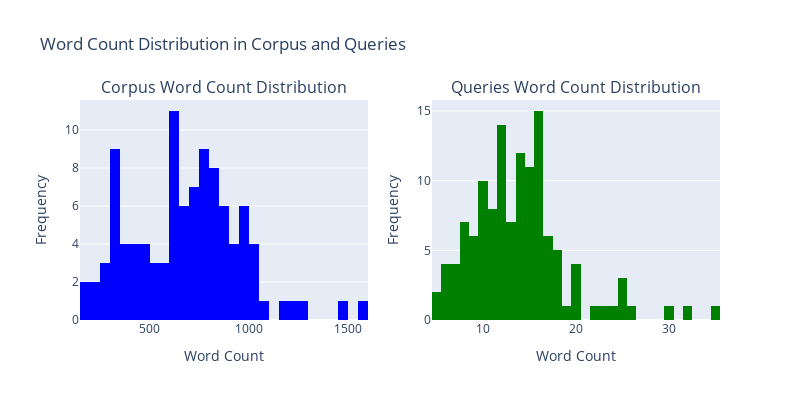
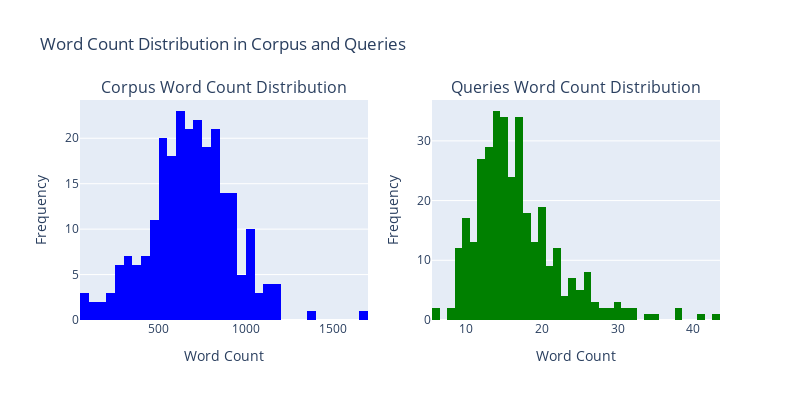
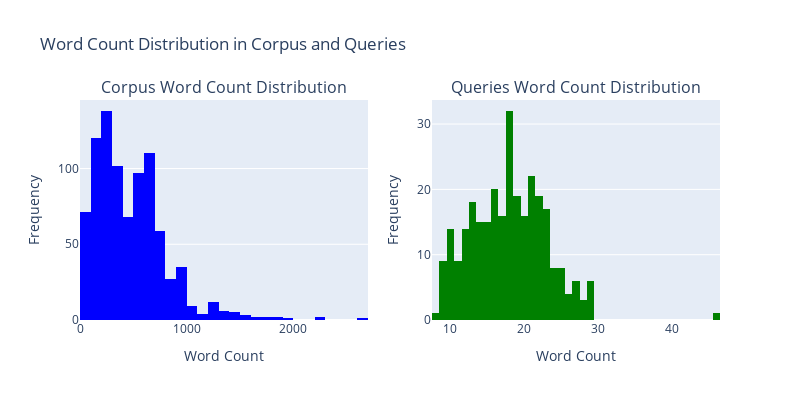
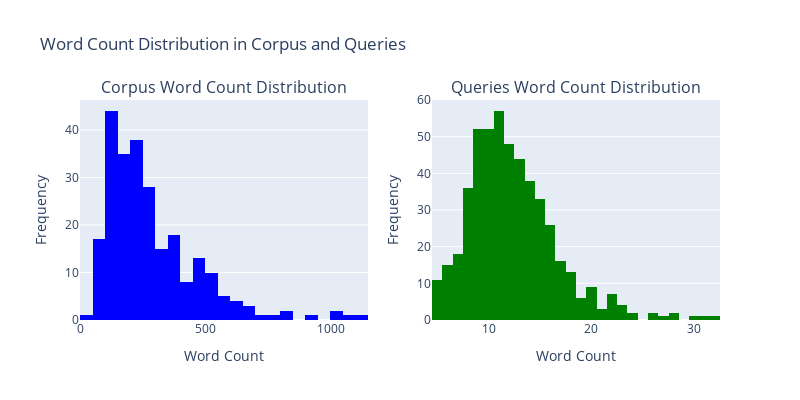

Source (notebook cell) for these figures, in order:
### Markdown cell above
## Word count in the datasets

### Code cell
for DATASET_NAME in dataset_manager.list_datasets():
    print("========= DATASET:", DATASET_NAME, " =========\n")
    corpus, queries, qrels = dataset_manager.load_dataset(DATASET_NAME)
    print(f"Starting number of documents: {len(corpus)} and number of queries: {len(queries)}")

    corpus, queries = reduce_dataset_size(corpus, queries, qrels)
    print(f"After reducing: number of documents: {len(corpus)} and number of queries: {len(queries)}\n")

    corpus_df = pd.DataFrame(list(corpus.items()), columns=["id", "text"])
    corpus_df["text"] = corpus_df["text"].apply(lambda x: x[0] if isinstance(x, list) and len(x) > 0 else "")
    queries_df = pd.DataFrame(list(queries.items()), columns=["id", "text"])
    plot_count_words(corpus_df, queries_df)

### Figure 1 — Plotly figure (JSON) as saved in the notebook; plotly's stock layout.template omitted (floating-point values rounded to 4 significant figures)
{"data": [{"marker": {"color": "blue"}, "name": "Corpus Word Count", "nbinsx": 50, "type": "histogram", "x": [1235, 621, 968, 771, 902, 520, 898, 632, 888, 765, 663, 262, 342, 1476, 763, 485, 1157, 854, 907, 809, 188, 732, 697, 1586, 1017, 436, 838, 1027, 805, 897, 593, 823, 690, 707, 859, 465, 641, 979, 324, 427, 729, 952, 772, 997, 709, 708, 754, 609, 369, 1290, 999, 758, 915, 483, 232, 895, 774, 609, 520, 1020, 314, 649, 489, 527, 297, 629, 993, 380, 243, 566, 786, 349, 699, 306, 836, 151, 347, 673, 646, 301, 771, 362, 631, 407, 619, 308, 695, 262, 373, 1064, 811, 645, 308, 412, 749, 730, 836, 1018, 556, 939, 804], "xaxis": "x", "yaxis": "y"}, {"marker": {"color": "green"}, "name": "Queries Word Count", "nbinsx": 50, "type": "histogram", "x": [10, 8, 12, 10, 12, 8, 14, 14, 10, 15, 9, 17, 11, 10, 11, 13, 16, 9, 12, 12, 15, 25, 25, 16, 9, 18, 11, 8, 18, 11, 13, 13, 13, 16, 6, 8, 15, 16, 10, 12, 11, 19, 30, 23, 5, 12, 8, 24, 12, 14, 14, 11, 14, 9, 6, 8, 13, 16, 16, 10, 11, 22, 9, 17, 16, 9, 18, 13, 7, 15, 26, 11, 15, 14, 10, 12, 32, 15, 7, 7, 14, 16, 15, 15, 20, 16, 14, 25, 16, 16, 15, 17, 15, 10, 17, 12, 12, 14, 15, 12, 14, 5, 20, 20, 10, 16, 16, 14, 12, 13, 20, 10, 12, 12, 6, 18, 18, 8, 7, 16, 17, 14, 17, 35, 16, 6], "xaxis": "x2", "yaxis": "y2"}], "layout": {"annotations": [{"font": {"size": 16}, "showarrow": false, "text": "Corpus Word Count Distribution", "x": 0.225, "xanchor": "center", "xref": "paper", "y": 1, "yanchor": "bottom", "yref": "paper"}, {"font": {"size": 16}, "showarrow": false, "text": "Queries Word Count Distribution", "x": 0.775, "xanchor": "center", "xref": "paper", "y": 1, "yanchor": "bottom", "yref": "paper"}], "height": 400, "showlegend": false, "title": {"text": "Word Count Distribution in Corpus and Queries"}, "width": 800, "xaxis": {"anchor": "y", "domain": [0, 0.45], "title": {"text": "Word Count"}}, "xaxis2": {"anchor": "y2", "domain": [0.55, 1], "title": {"text": "Word Count"}}, "yaxis": {"anchor": "x", "domain": [0, 1], "title": {"text": "Frequency"}}, "yaxis2": {"anchor": "x2", "domain": [0, 1], "title": {"text": "Frequency"}}}}

### Figure 2 — Plotly figure (JSON) as saved in the notebook; plotly's stock layout.template omitted (floating-point values rounded to 4 significant figures; data arrays with more than 128 entries replaced by an {"elided": "..."} marker saying what was removed)
{"data": [{"marker": {"color": "blue"}, "name": "Corpus Word Count", "nbinsx": 50, "type": "histogram", "x": {"elided": "247 int values"}, "xaxis": "x", "yaxis": "y"}, {"marker": {"color": "green"}, "name": "Queries Word Count", "nbinsx": 50, "type": "histogram", "x": {"elided": "344 int values"}, "xaxis": "x2", "yaxis": "y2"}], "layout": {"annotations": [{"font": {"size": 16}, "showarrow": false, "text": "Corpus Word Count Distribution", "x": 0.225, "xanchor": "center", "xref": "paper", "y": 1, "yanchor": "bottom", "yref": "paper"}, {"font": {"size": 16}, "showarrow": false, "text": "Queries Word Count Distribution", "x": 0.775, "xanchor": "center", "xref": "paper", "y": 1, "yanchor": "bottom", "yref": "paper"}], "height": 400, "showlegend": false, "title": {"text": "Word Count Distribution in Corpus and Queries"}, "width": 800, "xaxis": {"anchor": "y", "domain": [0, 0.45], "title": {"text": "Word Count"}}, "xaxis2": {"anchor": "y2", "domain": [0.55, 1], "title": {"text": "Word Count"}}, "yaxis": {"anchor": "x", "domain": [0, 1], "title": {"text": "Frequency"}}, "yaxis2": {"anchor": "x2", "domain": [0, 1], "title": {"text": "Frequency"}}}}

### Figure 3 — Plotly figure (JSON) as saved in the notebook; plotly's stock layout.template omitted (floating-point values rounded to 4 significant figures; data arrays with more than 128 entries replaced by an {"elided": "..."} marker saying what was removed)
{"data": [{"marker": {"color": "blue"}, "name": "Corpus Word Count", "nbinsx": 50, "type": "histogram", "x": {"elided": "876 int values"}, "xaxis": "x", "yaxis": "y"}, {"marker": {"color": "green"}, "name": "Queries Word Count", "nbinsx": 50, "type": "histogram", "x": {"elided": "292 int values"}, "xaxis": "x2", "yaxis": "y2"}], "layout": {"annotations": [{"font": {"size": 16}, "showarrow": false, "text": "Corpus Word Count Distribution", "x": 0.225, "xanchor": "center", "xref": "paper", "y": 1, "yanchor": "bottom", "yref": "paper"}, {"font": {"size": 16}, "showarrow": false, "text": "Queries Word Count Distribution", "x": 0.775, "xanchor": "center", "xref": "paper", "y": 1, "yanchor": "bottom", "yref": "paper"}], "height": 400, "showlegend": false, "title": {"text": "Word Count Distribution in Corpus and Queries"}, "width": 800, "xaxis": {"anchor": "y", "domain": [0, 0.45], "title": {"text": "Word Count"}}, "xaxis2": {"anchor": "y2", "domain": [0.55, 1], "title": {"text": "Word Count"}}, "yaxis": {"anchor": "x", "domain": [0, 1], "title": {"text": "Frequency"}}, "yaxis2": {"anchor": "x2", "domain": [0, 1], "title": {"text": "Frequency"}}}}

### Figure 4 — Plotly figure (JSON) as saved in the notebook; plotly's stock layout.template omitted (floating-point values rounded to 4 significant figures; data arrays with more than 128 entries replaced by an {"elided": "..."} marker saying what was removed)
{"data": [{"marker": {"color": "blue"}, "name": "Corpus Word Count", "nbinsx": 50, "type": "histogram", "x": {"elided": "248 int values"}, "xaxis": "x", "yaxis": "y"}, {"marker": {"color": "green"}, "name": "Queries Word Count", "nbinsx": 50, "type": "histogram", "x": {"elided": "498 int values"}, "xaxis": "x2", "yaxis": "y2"}], "layout": {"annotations": [{"font": {"size": 16}, "showarrow": false, "text": "Corpus Word Count Distribution", "x": 0.225, "xanchor": "center", "xref": "paper", "y": 1, "yanchor": "bottom", "yref": "paper"}, {"font": {"size": 16}, "showarrow": false, "text": "Queries Word Count Distribution", "x": 0.775, "xanchor": "center", "xref": "paper", "y": 1, "yanchor": "bottom", "yref": "paper"}], "height": 400, "showlegend": false, "title": {"text": "Word Count Distribution in Corpus and Queries"}, "width": 800, "xaxis": {"anchor": "y", "domain": [0, 0.45], "title": {"text": "Word Count"}}, "xaxis2": {"anchor": "y2", "domain": [0.55, 1], "title": {"text": "Word Count"}}, "yaxis": {"anchor": "x", "domain": [0, 1], "title": {"text": "Frequency"}}, "yaxis2": {"anchor": "x2", "domain": [0, 1], "title": {"text": "Frequency"}}}}
